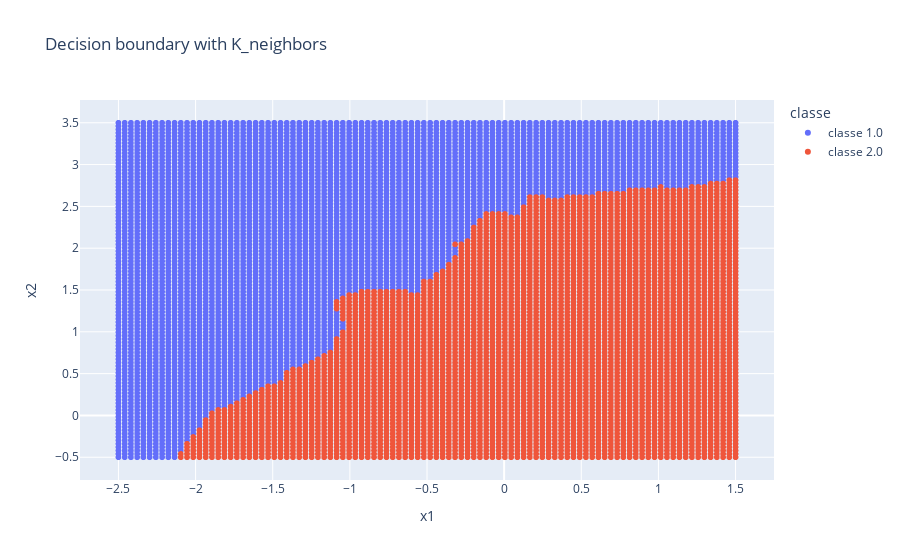

The cell this chart's notebook holds for it:
### Code cell
Nx1=100 # number of samples for display
Nx2=100
x1=np.linspace(-2.5,1.5,Nx1)  # sampling of the x1 axis 
x2=np.linspace(-0.5,3.5,Nx2)  # sampling of the x2 axis
[X1,X2]=np.meshgrid(x1,x2)  
df_k_neighbors_boundary = pd.DataFrame({'x1': X1.flatten('F'), 'x2': X2.flatten('F')})
classe = list(neigh.predict(np.vstack((X1.flatten('F'), X2.flatten('F'))).T))
df_k_neighbors_boundary['classe'] = [f'classe {i}' for i in classe]
fig = px.scatter(df_k_neighbors_boundary, x="x1", y="x2", color = "classe", title="Decision boundary with K_neighbors")
fig.write_image(f"figures/decision_boundary_with_K_neighbors.png")
fig.show()

### Figure 1 — Plotly figure (JSON) as saved in the notebook; plotly's stock layout.template omitted (floating-point values rounded to 4 significant figures; data arrays with more than 128 entries replaced by an {"elided": "..."} marker saying what was removed)
{"data": [{"hovertemplate": "classe=classe 1.0<br>x1=%{x}<br>x2=%{y}<extra></extra>", "legendgroup": "classe 1.0", "marker": {"color": "#636efa", "symbol": "circle"}, "mode": "markers", "name": "classe 1.0", "showlegend": true, "type": "scattergl", "x": {"elided": "5011 float values"}, "xaxis": "x", "y": {"elided": "5011 float values"}, "yaxis": "y"}, {"hovertemplate": "classe=classe 2.0<br>x1=%{x}<br>x2=%{y}<extra></extra>", "legendgroup": "classe 2.0", "marker": {"color": "#EF553B", "symbol": "circle"}, "mode": "markers", "name": "classe 2.0", "showlegend": true, "type": "scattergl", "x": {"elided": "4989 float values"}, "xaxis": "x", "y": {"elided": "4989 float values"}, "yaxis": "y"}], "layout": {"legend": {"title": {"text": "classe"}, "tracegroupgap": 0}, "title": {"text": "Decision boundary with K_neighbors"}, "xaxis": {"anchor": "y", "domain": [0, 1], "title": {"text": "x1"}}, "yaxis": {"anchor": "x", "domain": [0, 1], "title": {"text": "x2"}}}}
